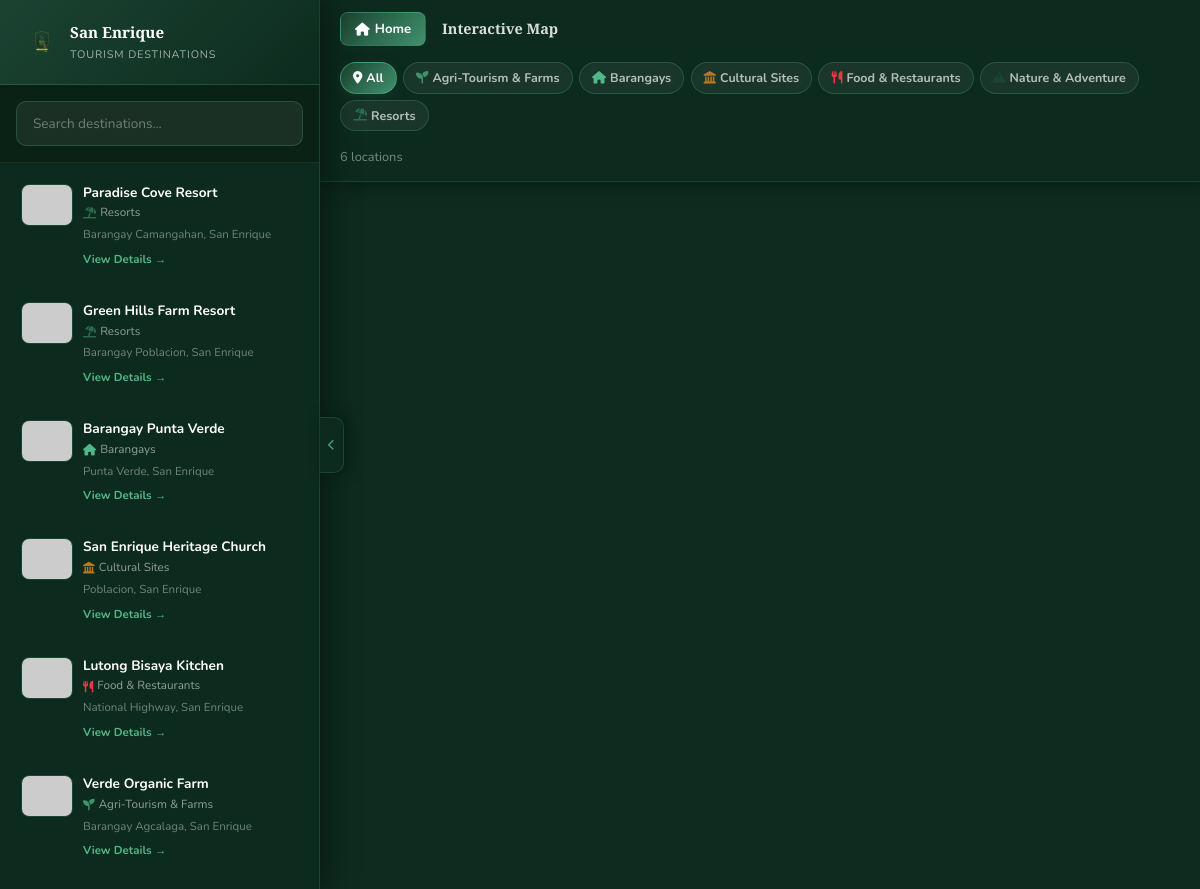
/map.php, run on the app's committed database.
### tables this page shows
CREATE TABLE IF NOT EXISTS categories (
    id INT AUTO_INCREMENT PRIMARY KEY,
    name VARCHAR(100) NOT NULL,
    slug VARCHAR(100) NOT NULL UNIQUE,
    icon VARCHAR(50) DEFAULT 'fas fa-map-marker-alt',
    color VARCHAR(20) DEFAULT '#2d6a4f',
    created_at TIMESTAMP DEFAULT CURRENT_TIMESTAMP
);

CREATE TABLE IF NOT EXISTS listings (
    id INT AUTO_INCREMENT PRIMARY KEY,
    category_id INT NOT NULL,
    name VARCHAR(200) NOT NULL,
    slug VARCHAR(200) NOT NULL UNIQUE,
    description TEXT,
    address TEXT,
    barangay VARCHAR(100),
    contact VARCHAR(100),
    email VARCHAR(150),
    website VARCHAR(255),
    latitude DECIMAL(10, 8),
    longitude DECIMAL(11, 8),
    featured_image VARCHAR(500),
    gallery TEXT,
    video VARCHAR(512) DEFAULT '',
    operating_hours VARCHAR(255),
    entrance_fee VARCHAR(100),
    amenities TEXT,
    status ENUM('active','inactive','pending') DEFAULT 'active',
    is_featured TINYINT(1) DEFAULT 0,
    views INT DEFAULT 0,
    rating DECIMAL(3,2) DEFAULT 0.00,
    created_at TIMESTAMP DEFAULT CURRENT_TIMESTAMP,
    updated_at TIMESTAMP DEFAULT CURRENT_TIMESTAMP ON UPDATE CURRENT_TIMESTAMP,
    FOREIGN KEY (category_id) REFERENCES categories(id) ON DELETE CASCADE
);

### includes/functions.php (called while the page is built, shortened)
<?php
function getCategories()
{
    $db = getDB();
    $result = $db->query("SELECT * FROM categories ORDER BY name");
    return $result ? $result->fetch_all(MYSQLI_ASSOC) : [];
}
function getAllListingsForMap()
{
    $db = getDB();
    $result = $db->query("SELECT l.id, l.name, l.latitude, l.longitude, l.address, l.slug, l.featured_image, c.name as category_name, c.icon, c.color, c.slug as cat_slug FROM listings l JOIN categories c ON l.category_id = c.id WHERE l.status = 'active' AND l.latitude IS NOT NULL AND l.longitude IS NOT NULL");
    $rows = $result->fetch_all(MYSQLI_ASSOC);
    return $rows;
}
function placeholderImage($name = 'Place', $w = 600, $h = 400)
{
    return "https://placehold.co/{$w}x{$h}/2d6a4f/ffffff?text=" . urlencode($name);
}
function listingImage($img, $name = 'Place', $w = 600, $h = 400)
{
    if (!$img)
        return placeholderImage($name, $w, $h);
    $clean = preg_replace('#^(\.\./)+#', '', $img);
    $clean = ltrim($clean, '/');
    return BASE_URL . '/' . $clean;
}
?>

### map.php (the view, shortened to what this page needs)
<?php
require_once 'includes/functions.php';
$categories = getCategories();
$mapListings = getAllListingsForMap();
?>
<!DOCTYPE html>
<html lang="en">
<head>
  <link rel="stylesheet" href="https://cdnjs.cloudflare.com/ajax/libs/font-awesome/6.4.0/css/all.min.css">
  <link href="https://cdn.jsdelivr.net/npm/bootstrap@5.3.0/dist/css/bootstrap.min.css" rel="stylesheet">
  <link rel="stylesheet" href="assets/css/style.css">
</head>
<body>
  <div id="fullMap"></div>
  <div class="map-topbar" id="mapTopbar">
    <div class="d-flex align-items-center gap-3">
      <a href="index.php"
        style="background:var(--primary);color:white;border-radius:8px;padding:5px 12px;font-size:0.82rem;font-weight:700;text-decoration:none;display:flex;align-items:center;gap:5px;">
        <i class="fas fa-home"></i> Home
      </a>
      <div style="font-family:'Playfair Display',serif;font-size:0.9rem;color:var(--primary);font-weight:700;">
        Interactive Map
      </div>
    </div>
    <div class="cat-filter-wrap">
      <span class="cat-pill active" data-cat="all"><i class="fas fa-map-marker-alt" style="color:var(--accent);"></i>
        All</span>
      <?php foreach ($categories as $cat): ?>
        <span class="cat-pill" data-cat="<?= htmlspecialchars($cat['slug']) ?>">
          <i class="<?= htmlspecialchars($cat['icon']) ?>" style="color:<?= htmlspecialchars($cat['color']) ?>;"></i>
          <?= htmlspecialchars($cat['name']) ?>
        </span>
      <?php endforeach; ?>
    </div>
    <div style="font-size:0.8rem;color:var(--text-muted);"><?= count($mapListings) ?> locations</div>
  </div>
  <div class="map-sidebar" id="mapSidebar">
    <div class="map-sidebar-header">
      <div style="display:flex;align-items:center;gap:10px;">
        <img src="assets/images/logo-tourism.svg" alt="San Enrique" style="width:36px;height:36px;border-radius:8px;object-fit:contain;">
        <div>
          <div style="font-family:'Playfair Display',serif;font-weight:700;color:white;font-size:0.95rem;">San Enrique
          </div>
          <div style="font-size:0.68rem;color:rgba(255,255,255,0.6);text-transform:uppercase;letter-spacing:0.08em;">
            Tourism Destinations</div>
        </div>
      </div>
    </div>
    <div class="map-sidebar-search">
      <input type="text" id="sidebarSearch" class="map-search-input" placeholder="Search destinations...">
    </div>
    <div class="map-listings-list" id="listingsList">
      <?php foreach ($mapListings as $listing): ?>
        <div class="map-listing-item" data-lat="<?= $listing['latitude'] ?>" data-lng="<?= $listing['longitude'] ?>"
          data-id="<?= $listing['id'] ?>" data-slug="<?= htmlspecialchars($listing['slug']) ?>"
          data-cat="<?= htmlspecialchars($listing['cat_slug']) ?>">
          <img
            src="<?= $listing['featured_image'] ?: 'https://placehold.co/52x42/1b4332/ffffff?text=' . urlencode(substr($listing['name'], 0, 3)) ?>"
            class="map-listing-thumb" alt="<?= htmlspecialchars($listing['name']) ?>"
            onerror="this.src='https://placehold.co/52x42/1b4332/ffffff?text=?'">
          <div>
            <div class="map-listing-name"><?= htmlspecialchars($listing['name']) ?></div>
            <div class="map-listing-cat">
              <i class="<?= htmlspecialchars($listing['icon']) ?>"
                style="color:<?= htmlspecialchars($listing['color']) ?>;"></i>
              <?= htmlspecialchars($listing['category_name']) ?>
            </div>
            <?php if ($listing['address']): ?>
              <div style="font-size:0.72rem;color:var(--gray-500);margin-top:2px;">
                <?= htmlspecialchars(substr($listing['address'], 0, 45)) ?></div>
            <?php endif; ?>
            <a href="listing.php?slug=<?= urlencode($listing['slug']) ?>"
              style="font-size:0.72rem;color:var(--primary-mid);font-weight:700;margin-top:3px;display:inline-block;">View
              Details →</a>
          </div>
        </div>
      <?php endforeach; ?>
    </div>
  </div>
  <button class="sidebar-toggle" id="sidebarToggle">
    <i class="fas fa-chevron-left" id="toggleIcon"></i>
  </button>
</body>
</html>

### assets/css/style.css (style rules this page uses)
:root { --primary: #1a3a6e; --primary-light: #1e4d9a; --primary-mid: #2563b0; --accent: #2d7a3a; --accent-light: #4a9e57; --accent-pale: #b8ddbf; --gold: #e0a020; --gold-light: #f0c040; --red: #cc1120; --red-light: #e63946; --white: #ffffff; --off-white: #f5f8ff; --gray-50: #eef2f9; --gray-100: #dde4f0; --gray-200: #b8c6de; --gray-500: #5e729a; --gray-700: #2e3f5c; --gray-900: #111c30; --text: #111c30; --text-muted: #4a5e7a; --danger: #cc1120; --warning: #e07b39; --shadow-sm: 0 2px 8px rgba(26, 58, 110, 0.08); --shadow-md: 0 4px 20px rgba(26, 58, 110, 0.12); --shadow-lg: 0 8px 40px rgba(26, 58, 110, 0.18); --shadow-xl: 0 20px 60px rgba(26, 58, 110, 0.25); --radius: 16px; --radius-sm: 8px; --radius-lg: 24px; --transition: all 0.3s cubic-bezier(0.4, 0, 0.2, 1); --glass-bg: rgba(255, 255, 255, 0.12); --glass-border: rgba(255, 255, 255, 0.25); --glass-shadow: 0 8px 32px rgba(0, 0, 0, 0.18); --glass-blur: blur(14px); }
*, *::before, *::after { box-sizing: border-box; }
html { scroll-behavior: smooth; }
body { font-family: 'Nunito', sans-serif; color: var(--text); background: var(--off-white); overflow-x: hidden; line-height: 1.7; }
a { text-decoration: none; color: inherit; transition: var(--transition); }
img { max-width: 100%; }

### data on the page
categories: name "Agri-Tourism & Farms"
categories: name "Barangays"
categories: name "Cultural Sites"
categories: name "Food & Restaurants"
categories: name "Nature & Adventure"
categories: name "Resorts"
listings: name "Paradise Cove Resort", category.name "Resorts", address "Barangay Camangahan, San Enrique"
listings: name "Green Hills Farm Resort", category.name "Resorts", address "Barangay Poblacion, San Enrique"
listings: name "Barangay Punta Verde", category.name "Barangays", address "Punta Verde, San Enrique"
listings: name "San Enrique Heritage Church", category.name "Cultural Sites", address "Poblacion, San Enrique"
listings: name "Lutong Bisaya Kitchen", category.name "Food & Restaurants", address "National Highway, San Enrique"
listings: name "Verde Organic Farm", category.name "Agri-Tourism & Farms", address "Barangay Agcalaga, San Enrique"

### other printed values
count($mapListings) "6"
